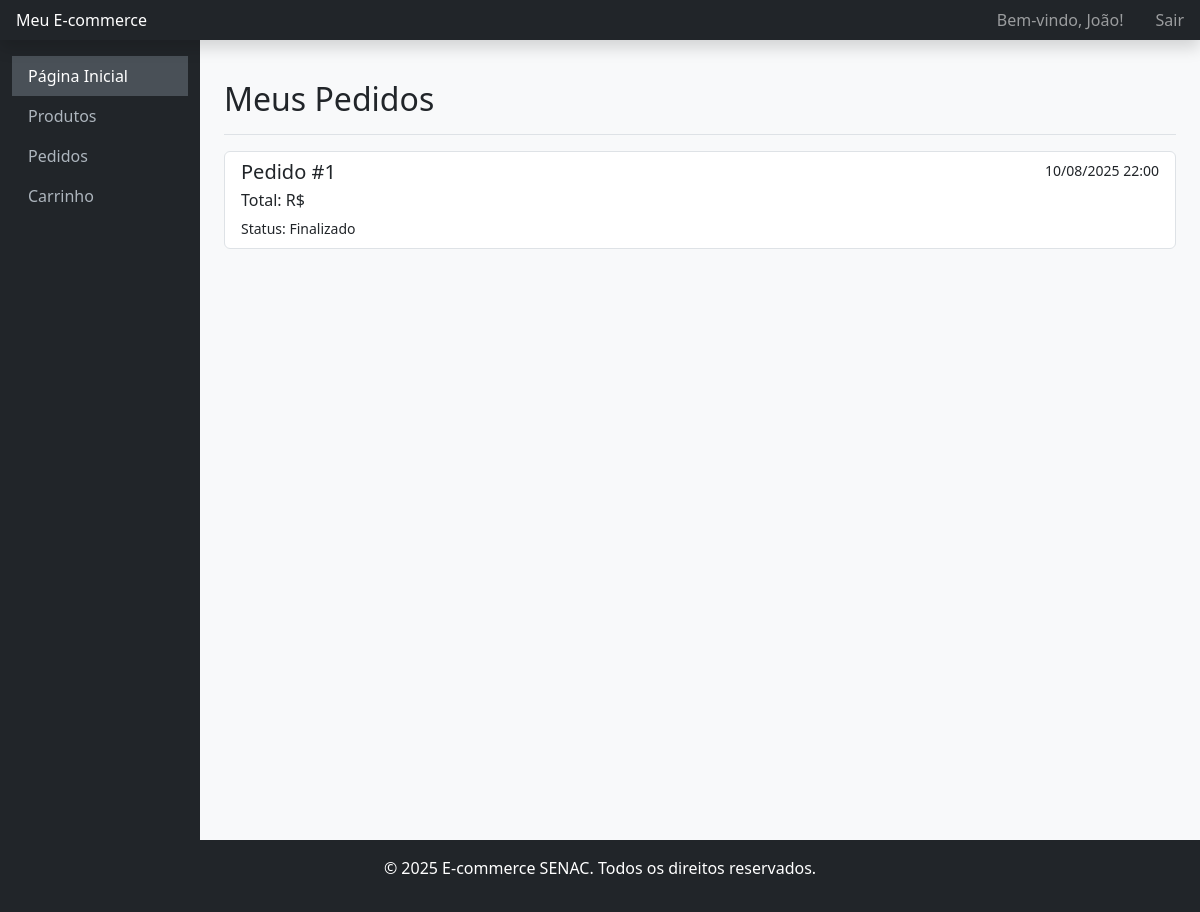
Before: /meus-pedidos/ (signed in) with the older database file.
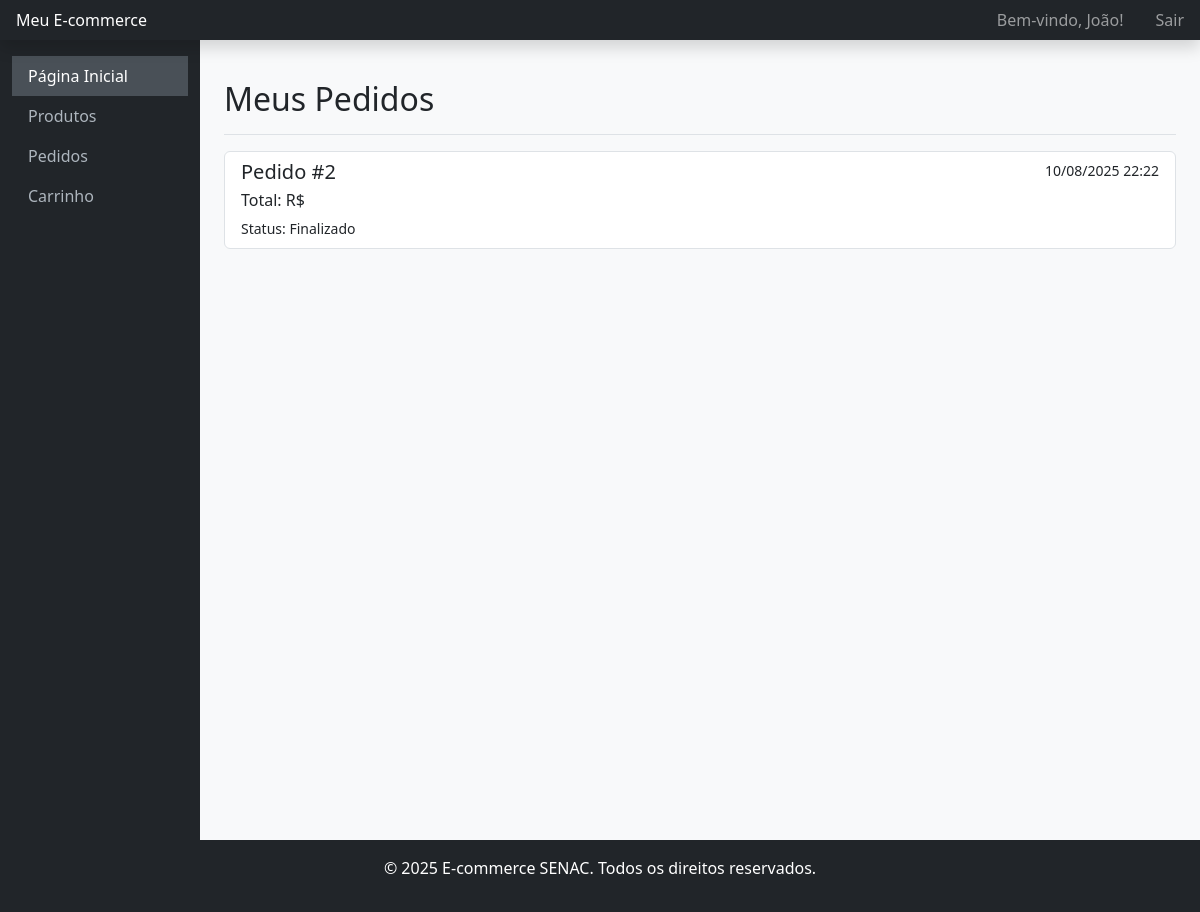
After: the same page with the newer database file.
### app/models.py (models this page shows, shortened)
class Pedido(models.Model):
    cliente = models.ForeignKey(Cliente, on_delete=models.CASCADE)
    data_criacao = models.DateTimeField(auto_now_add=True)
    completo = models.BooleanField(default=False)

### app/views.py (the view)
# urls.py: path('meus-pedidos/', views.meus_pedidos, name='meus_pedidos'),
@login_required
def meus_pedidos(request):
    cliente = get_object_or_404(Cliente, user=request.user)
    pedidos = Pedido.objects.filter(cliente=cliente, completo=True)
    context = {'pedidos': pedidos}
    return render(request, 'loja/meus_pedidos.html', context)

### app/templates/loja/meus_pedidos.html (shortened to what this page needs)
{% extends 'base.html' %}
{% block content %}
    <div class="d-flex justify-content-between flex-wrap flex-md-nowrap align-items-center pt-3 pb-2 mb-3 border-bottom">
        <h1 class="h2">Meus Pedidos</h1>
    </div>
    {% if not pedidos %}
        <div class="alert alert-info">Você ainda não fez nenhum pedido.</div>
    {% else %}
        <div class="list-group">
            {% for pedido in pedidos %}
            <a href="{% url 'detalhar_pedido' pedido.pk %}" class="list-group-item list-group-item-action">
                <div class="d-flex w-100 justify-content-between">
                    <h5 class="mb-1">Pedido #{{ pedido.pk }}</h5>
                    <small>{{ pedido.data_criacao|date:"d/m/Y H:i" }}</small>
                </div>
                <p class="mb-1">Total: R$ {{ pedido.get_total }}</p>
                <small>Status: Finalizado</small>
            </a>
            {% endfor %}
        </div>
    {% endif %}
{% endblock %}

Changed rows visible on the page:
no longer on this page (row edited): Pedido: pk "1", data_criacao "10/08/2025 22:00"
now on this page (row edited): Pedido: pk "2", data_criacao "10/08/2025 22:22"
